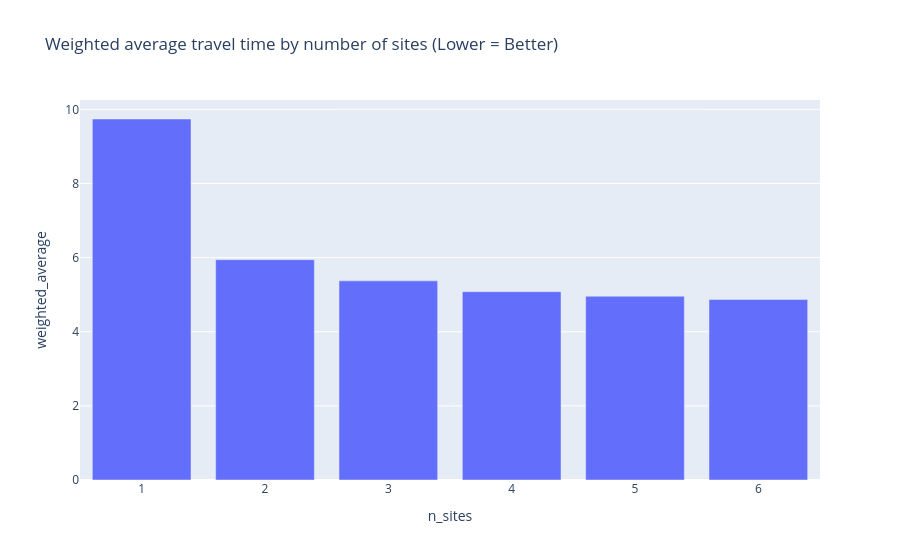

Notebook code cell kept with this figure:
### Markdown cell above
Let's now create a simple bar plot of the weighted average travel time of the best solution with each number of sites.

### Code cell
px.bar(all_sols, x="n_sites", y="weighted_average", title="Weighted average travel time by number of sites (Lower = Better)")

### Figure 1 — Plotly figure (JSON) as saved in the notebook; plotly's stock layout.template omitted (floating-point values rounded to 4 significant figures)
{"data": [{"alignmentgroup": "True", "hovertemplate": "n_sites=%{x}<br>weighted_average=%{y}<extra></extra>", "legendgroup": "", "marker": {"color": "#636efa", "pattern": {"shape": ""}}, "name": "", "offsetgroup": "", "orientation": "v", "showlegend": false, "textposition": "auto", "type": "bar", "x": [1, 2, 3, 4, 5, 6], "xaxis": "x", "y": [9.739, 5.944, 5.372, 5.08, 4.958, 4.869], "yaxis": "y"}], "layout": {"barmode": "relative", "legend": {"tracegroupgap": 0}, "title": {"text": "Weighted average travel time by number of sites (Lower = Better)"}, "xaxis": {"anchor": "y", "domain": [0.0, 1.0], "title": {"text": "n_sites"}}, "yaxis": {"anchor": "x", "domain": [0.0, 1.0], "title": {"text": "weighted_average"}}}}
